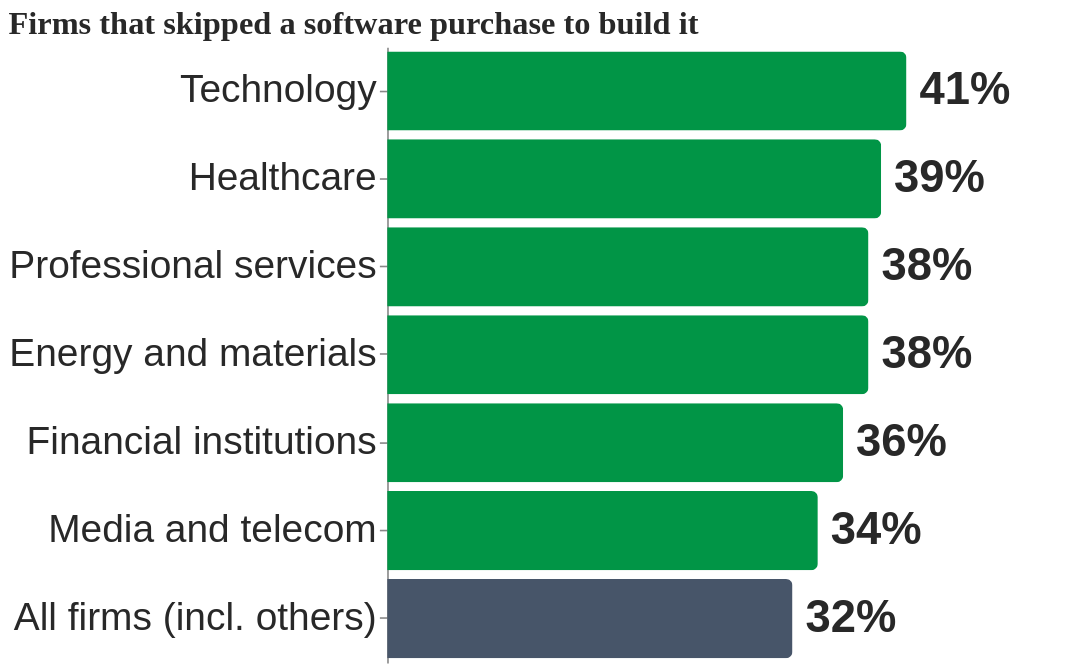

Write the Vega-Lite specification saved for this chart.
### Vega-Lite specification from a JSON file in a GitHub repository (floating-point values rounded to 4 significant figures)
{"$schema": "https://vega.github.io/schema/vega-lite/v5.json", "width": 430, "height": 380, "data": {"values": [{"k": "Technology", "v": 41, "c": "#019546", "t": "41%"}, {"k": "Healthcare", "v": 39, "c": "#019546", "t": "39%"}, {"k": "Professional services", "v": 38, "c": "#019546", "t": "38%"}, {"k": "Energy and materials", "v": 38, "c": "#019546", "t": "38%"}, {"k": "Financial institutions", "v": 36, "c": "#019546", "t": "36%"}, {"k": "Media and telecom", "v": 34, "c": "#019546", "t": "34%"}, {"k": "All firms (incl. others)", "v": 32, "c": "#475569", "t": "32%"}]}, "layer": [{"mark": {"type": "bar", "cornerRadiusTopRight": 4, "cornerRadiusBottomRight": 4}, "encoding": {"y": {"field": "k", "type": "ordinal", "sort": null, "axis": {"title": null, "labelLimit": 330}}, "x": {"field": "v", "type": "quantitative", "scale": {"domain": [0, 55]}, "axis": null}, "color": {"field": "c", "type": "nominal", "scale": null}}}, {"mark": {"type": "text", "align": "left", "dx": 8, "fontSize": 28, "fontWeight": "bold", "color": "#282828"}, "encoding": {"y": {"field": "k", "type": "ordinal", "sort": null}, "x": {"field": "v", "type": "quantitative"}, "text": {"field": "t"}}}], "config": {"font": "Tahoma, Verdana, sans-serif", "axis": {"labelFontSize": 24, "titleFontSize": 22, "labelColor": "#282828", "titleColor": "#282828"}, "view": {"stroke": null}}, "title": {"text": "Firms that skipped a software purchase to build it", "fontSize": 20, "color": "#282828", "anchor": "start", "font": "Tahoma"}}
